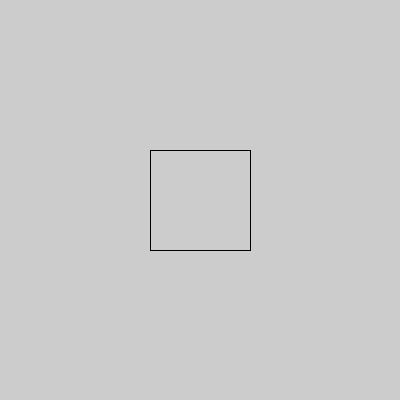
Frame 1 (no input)
Frame 60 (the mouse pressed at the canvas centre just before this capture): identical to frame 1, image omitted
Frame 120 (the mouse held since frame 60 and released just before this capture): identical to frame 1, image omitted

The Processing sketch that drew this single still picture (run headless with seeded random() and noise(); from frame 60 on, the mouse is pressed at the canvas centre):

// Processing sketch: H9_4
// ── H9_4.pde
void setup() {
  size(400, 400);
  tekenVierkant(150, 150, 100, 100);
}

void draw() {
}

void tekenVierkant(float x, float y, float breedte, float hoogte) {
  line(x, y, x + breedte, y);
  line(x + breedte, y, x + breedte, y + hoogte);
  line(x + breedte, y + hoogte, x, y + hoogte);
  line(x, y + hoogte, x, y);
}
